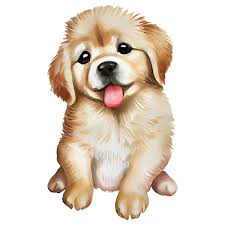
#> input picture puppy.jpg, 225 x 225 px, found by its file name
$ jupyter execute cartoon.ipynb
#> lines starting #> are read from the running program, lines starting #| are printed output that depends on the picture; after the words box and inside, x2 and y2 are one past the last pixel; in counts of white or black regions, pixels touching at a corner belong together
[cell 1]
# Cartoonify Image Project
import cv2
import numpy as np
import matplotlib.pyplot as plt

[cell 2]
from google.colab import drive
drive.mount('/content/drive',force_remount=True)

[cell 3]
# Step 1: Read Image
img = cv2.imread('/content/drive/MyDrive/Colab Notebooks/puppy.jpg')
#> img is the input picture: shape (225, 225, 3); mean B, G, R 208.6, 220, 231.2

[cell 4]
img = cv2.resize(img, (600, 600))
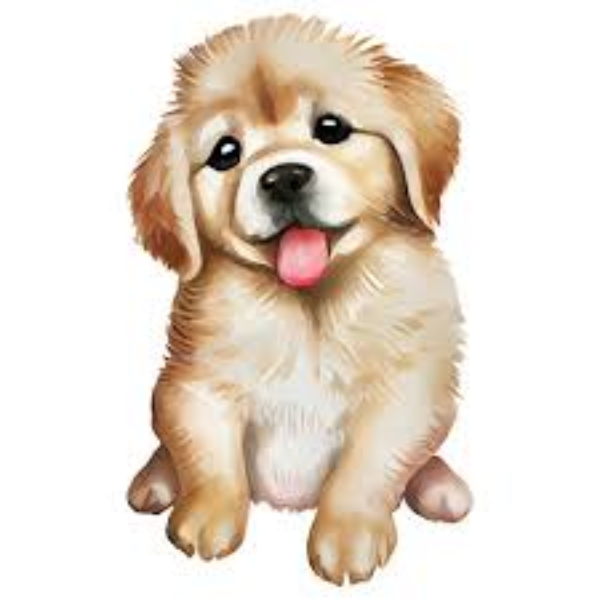
#> img: shape (600, 600, 3); mean B, G, R 208.5, 220, 231.2

# Convert once to RGB for display
img_rgb = cv2.cvtColor(img, cv2.COLOR_BGR2RGB)

[cell 5]
# ---------- Step 1: Edge Detection ----------
gray = cv2.cvtColor(img, cv2.COLOR_BGR2GRAY)
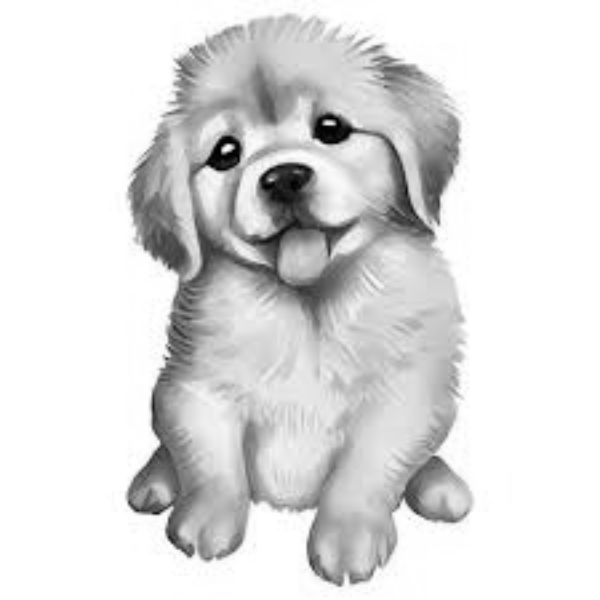
#> gray: shape (600, 600); min 1, max 255, mean 222
gray_blur = cv2.medianBlur(gray, 7)
edges = cv2.adaptiveThreshold(gray_blur, 255,
                              cv2.ADAPTIVE_THRESH_MEAN_C,
                              cv2.THRESH_BINARY, 9, 9)
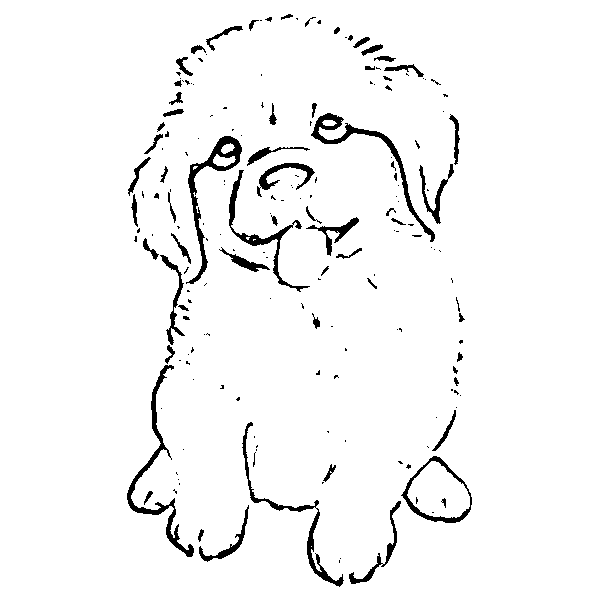
#> edges: shape (600, 600); 96.2% white; 186 black regions (120 under 20 px), largest, box (x1, y1, x2, y2) and area: (127, 365, 194, 557) 1380, (186, 136, 242, 284) 1292, (311, 113, 435, 242) 1265

[cell 6]
# ---------- Step 2: Smooth Colors (still BGR) ----------
smooth = cv2.bilateralFilter(img, d=9, sigmaColor=200, sigmaSpace=200)
smooth_rgb = cv2.cvtColor(smooth, cv2.COLOR_BGR2RGB)   # convert to RGB

[cell 7]
# ---------- Step 3: Cartoon Avatar ----------
avatar = cv2.bitwise_and(smooth, smooth, mask=edges)
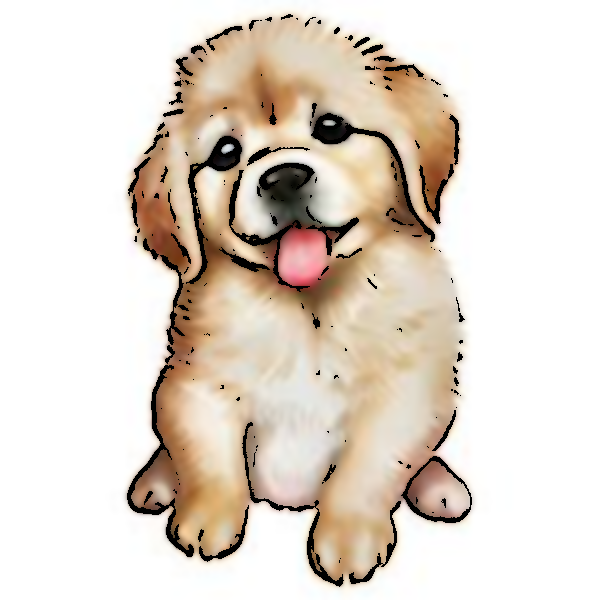
#> avatar: shape (600, 600, 3); mean B, G, R 205.1, 215.7, 225.8
avatar_rgb = cv2.cvtColor(avatar, cv2.COLOR_BGR2RGB)   # convert to RGB

[cell 8]
# ---------- Show Results ----------
plt.figure(figsize=(16,10))

plt.subplot(1,3,1)
plt.title("Original Image")
plt.imshow(img_rgb)
plt.axis("off")

plt.subplot(1,3,2)
plt.title("Edges Only")
plt.imshow(edges, cmap="gray")
plt.axis("off")

plt.subplot(1,3,3)
plt.title("Cartoon Avatar")
plt.imshow(avatar_rgb)
plt.axis("off")

plt.show()
